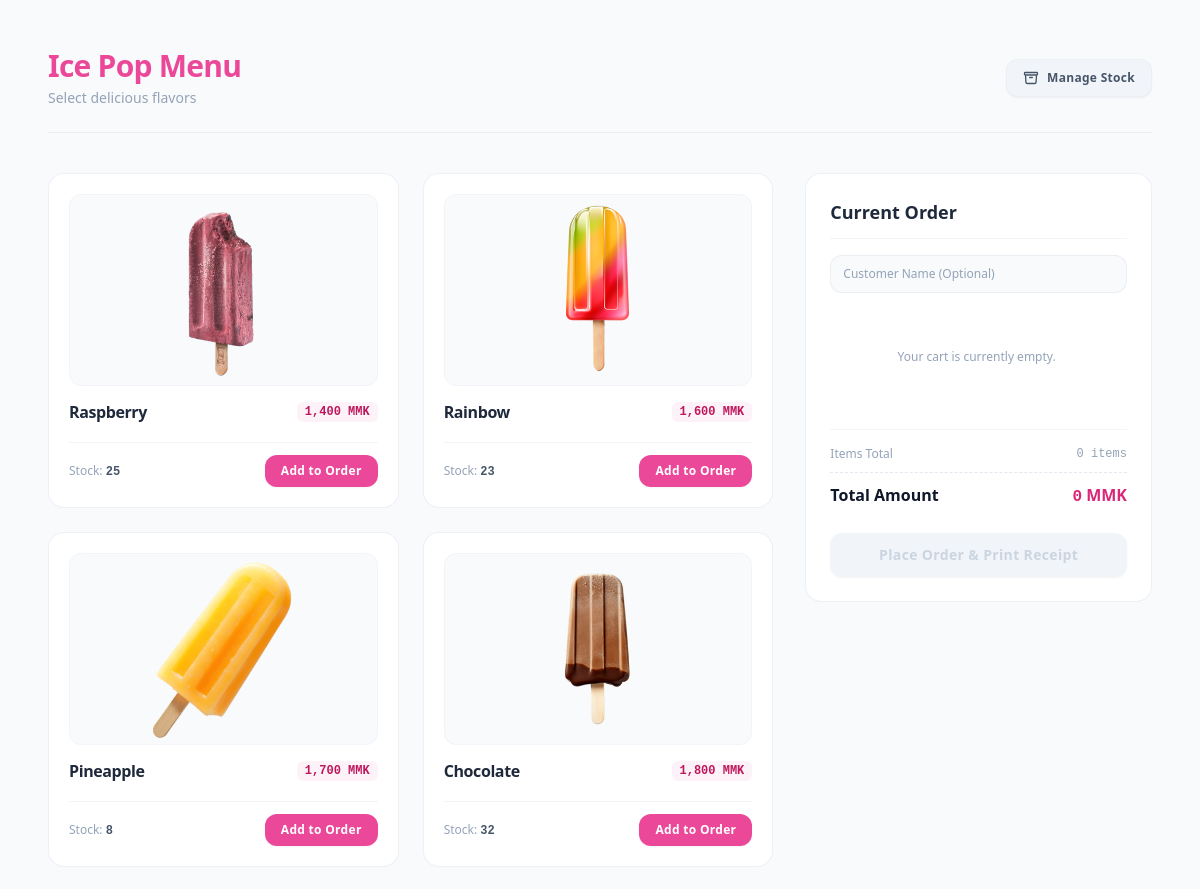
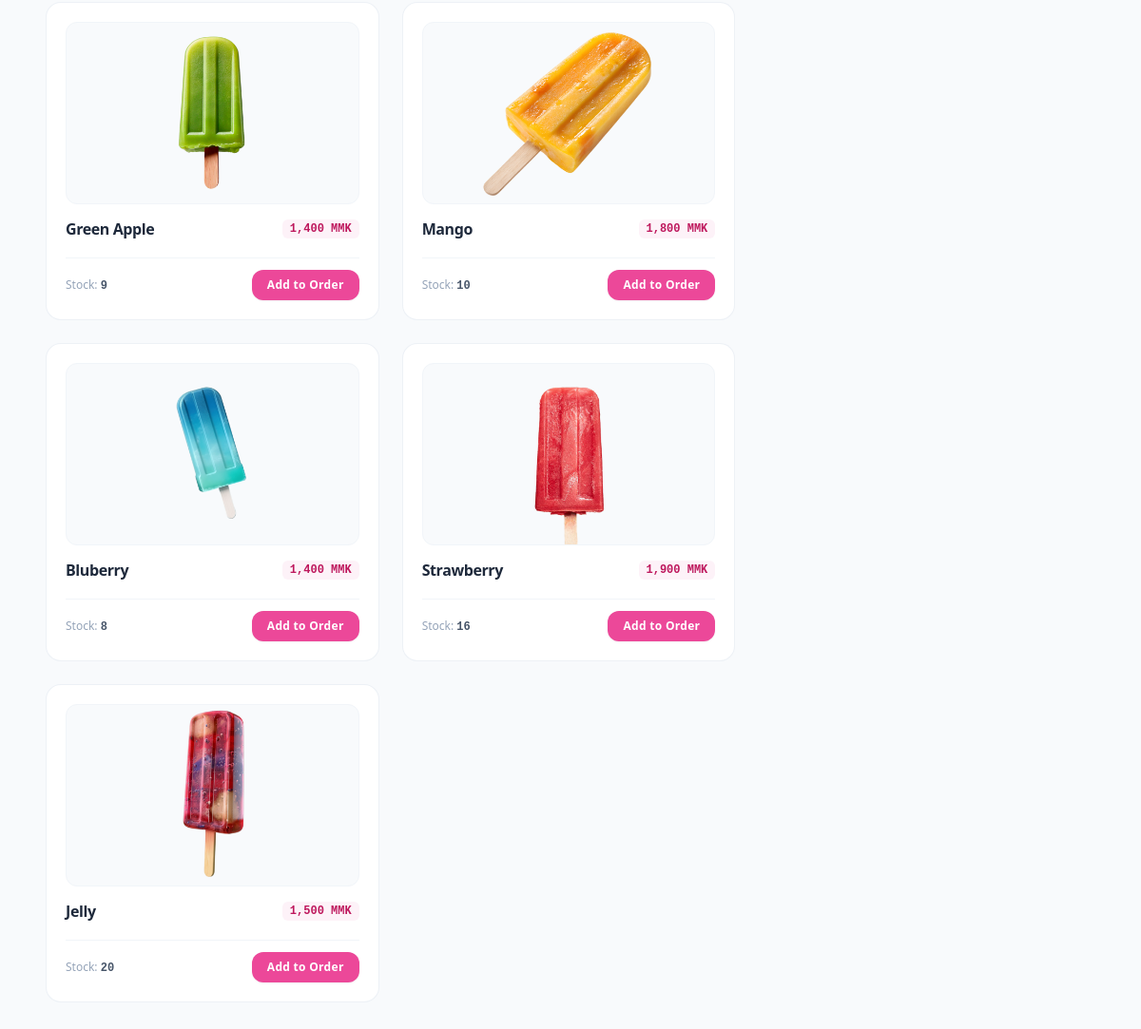
Before: / with the older database file (2 pictures, top to bottom).
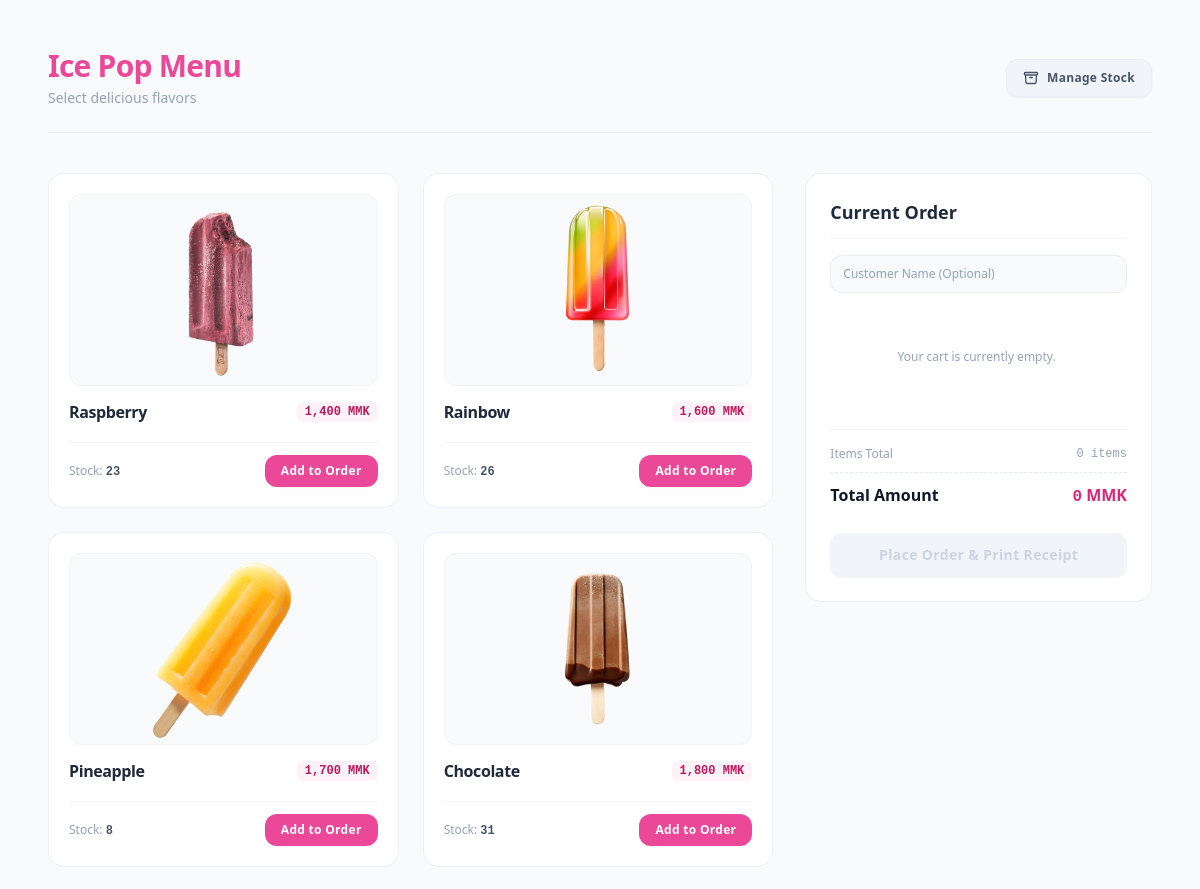
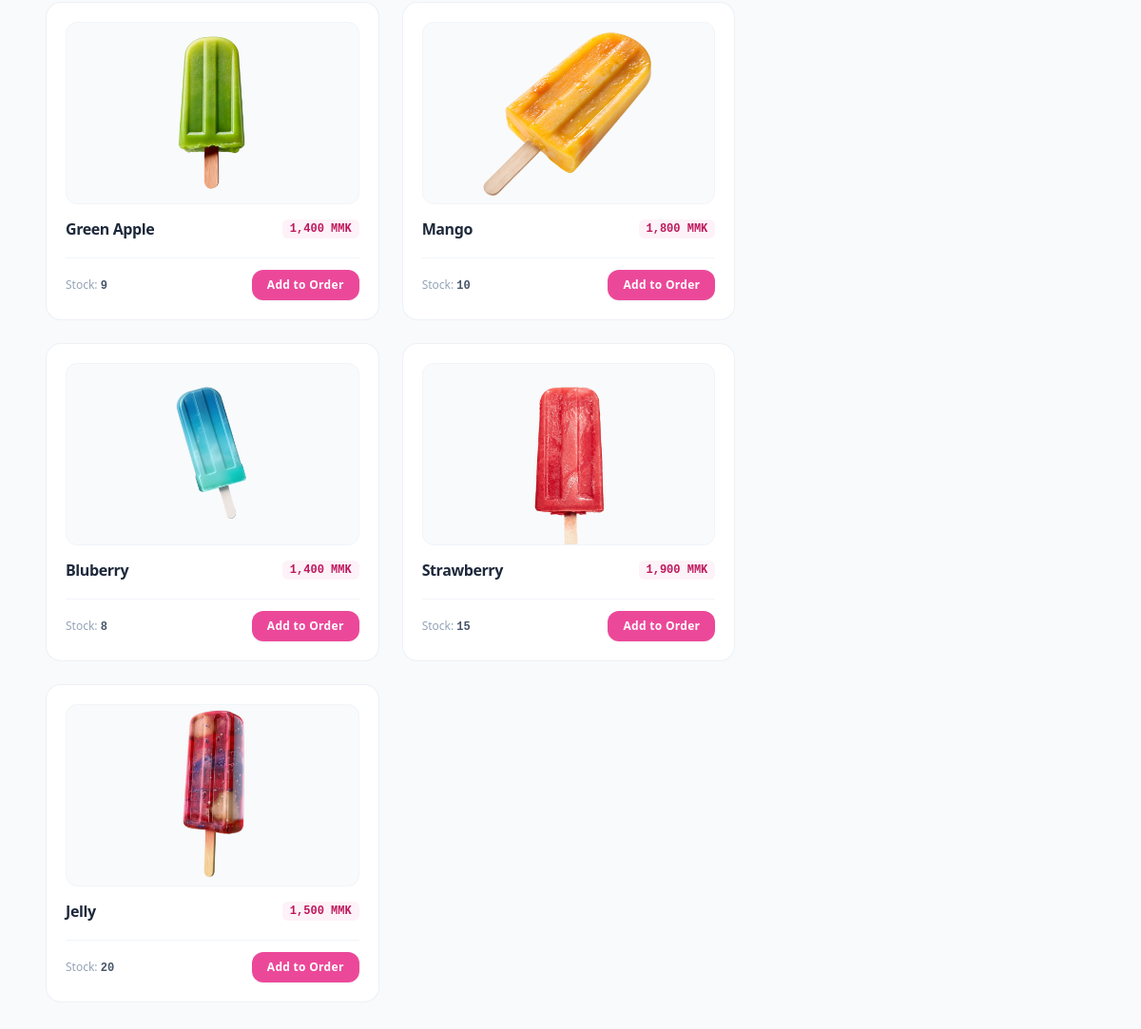
After: the same page with the newer database file (2 pictures, top to bottom).
### tables this page shows
CREATE TABLE `products` (
  `product_id` int(11) NOT NULL,
  `name` text NOT NULL,
  `price` decimal(10,2) NOT NULL,
  `stock_quantity` int(11) NOT NULL DEFAULT 0,
  `is_active` tinyint(1) DEFAULT 1,
  `image_path` varchar(255) DEFAULT 'default_icepop.jpg'
);

### index.php (the view, shortened to what the changed rows need)
<?php require_once 'dbconnect.php'; ?>
<!DOCTYPE html>
<html lang="en">
<head>
    <script src="https://cdn.tailwindcss.com"></script>
</head>
<body class="bg-slate-50 text-slate-800 antialiased p-6 md:p-12 relative overflow-x-hidden">
    <div class="max-w-6xl mx-auto">
        <header class="flex justify-between items-center mb-10 pb-6 border-b border-slate-200/60">
            <div>
                <h1 class="text-3xl font-extrabold text-pink-500 tracking-tight">Ice Pop Menu</h1>
            </div>
        </header>
        <div class="grid grid-cols-1 lg:grid-cols-3 gap-8 items-start">
            <div class="lg:col-span-2">
                <div class="grid grid-cols-1 sm:grid-cols-2 gap-6">
                    <?php
                    $result = $conn->query("SELECT * FROM products WHERE is_active = 1 AND stock_quantity > 0");
                    if ($result->num_rows > 0):
                        while ($row = $result->fetch_assoc()):
                    ?>
                        <div class="bg-white rounded-2xl border border-slate-200/60 p-5 flex flex-col justify-between transition hover:shadow-md hover:border-slate-300/80">
                            <div>
                                <div class="w-full h-48 bg-slate-50 rounded-xl overflow-hidden mb-4 border border-slate-100 flex items-center justify-center">
                                    <?php if (!empty($row['image_path'])): ?>
                                        <img src="uploads/<?= htmlspecialchars($row['image_path']) ?>" alt="<?= htmlspecialchars($row['name']) ?>" class="w-full h-full object-contain">
                                    <?php else: ?>
                                        <div class="text-xs text-slate-400 font-medium tracking-wide uppercase">No Image</div>
                                    <?php endif; ?>
                                </div>
                                <div class="flex justify-between items-start gap-2">
                                    <h3 class="text-base font-bold text-slate-800 tracking-tight leading-tight"><?= htmlspecialchars($row['name']) ?></h3>
                                    <span class="bg-pink-50 text-pink-700 font-mono font-bold px-2 py-0.5 rounded-md text-xs whitespace-nowrap">
                                        <?= number_format($row['price']) ?> MMK
                                    </span>
                                </div>
                            </div>
                            <div class="mt-5 pt-3 border-t border-slate-100 flex items-center justify-between">
                                <span class="text-xs text-slate-400">
                                    Stock: <span class="font-bold text-slate-600 font-mono"><?= $row['stock_quantity'] ?></span>
                                </span>
                                <button type="button"
                                        onclick="addToCart(<?= $row['product_id'] ?>, '<?= htmlspecialchars($row['name']) ?>', <?= $row['price'] ?>, <?= $row['stock_quantity'] ?>)"
                                        class="bg-pink-500 text-white font-bold px-4 py-2 rounded-xl text-xs hover:bg-pink-600 active:scale-95 transition-all tracking-wide shadow-sm hover:shadow">
                                    Add to Order
                                </button>
                            </div>
                        </div>
                    <?php
                        endwhile;
                    endif; ?>
                </div>
            </div>
            <div class="bg-white rounded-2xl border border-slate-200/60 p-6 h-fit sticky top-6">
                <h2 class="text-lg font-bold text-slate-800 mb-4 pb-3 border-b border-slate-100">Current Order</h2>
            </div>
        </div>
    </div>
</body>
</html>

Changed rows visible on the page:
changed products "Raspberry": stock_quantity "25" → "23"
changed products "Rainbow": stock_quantity "23" → "26"
changed products "Chocolate": stock_quantity "32" → "31"
changed products "Strawberry": stock_quantity "16" → "15"
